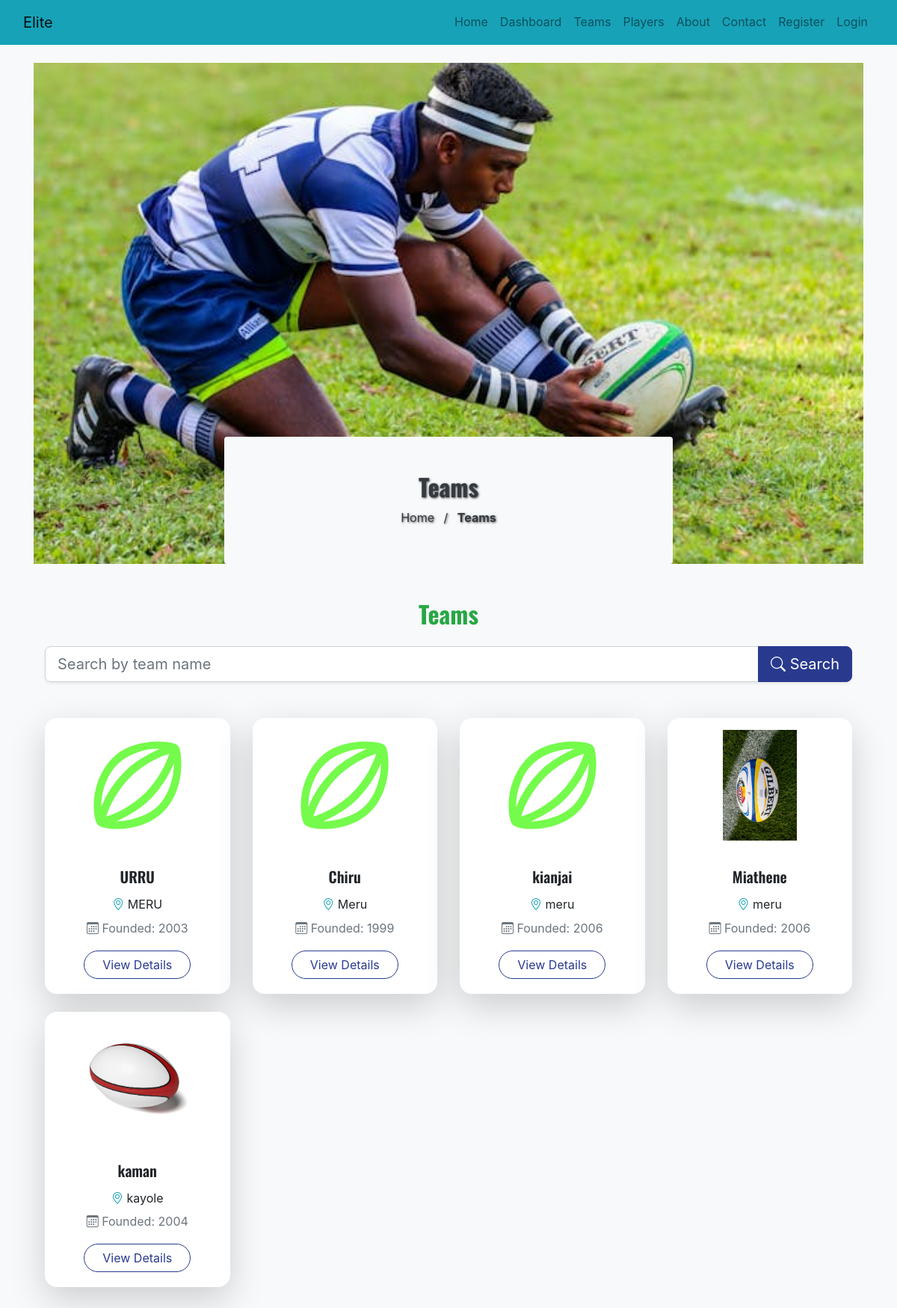
The page /team_list/ on the database its author committed.
### Elite/models.py (models this page shows, shortened)
class Team(models.Model):
    name = models.CharField(max_length=100, unique=True, verbose_name="Team Name")
    location = models.CharField(max_length=100, verbose_name="Team Location")
    founded_year = models.PositiveIntegerField(validators=[MinValueValidator(1800), MaxValueValidator(datetime.date.today().year)])
    coach = models.CharField(max_length=100)
    league = models.ForeignKey('League', on_delete=models.SET_NULL, null=True, blank=True,)
    logo = models.ImageField(upload_to='team_logo', null=True, blank=True, default ='team_logo/main_logo.svg')

### Elite/views.py (the view)
# urls.py: path('team_list/', views.team_list, name='team_list'),
def team_list(request):
    query = request.GET.get('name', '')
    if query:
        teams = Team.objects.filter(name__icontains=query)
    else:
        teams =  Team.objects.all()
    context ={'teams': teams}
    return render(request, "base/team_list.html", context)

### Elite/templates/base/team_list.html (shortened to what this page needs)
{% extends "main.html" %}
{% block content %}
{% load static %}
<div class="row">
    <div class="col-lg-12 ">
        <div class="hero-wrap text-center d-flex align-items-center justify-content-center"
             style="background-image: url('{% static 'images/img_11.jpeg' %}'); background-size: cover; background-position: center; height: 60vh;"
             data-stellar-background-ratio="0.5">
            <div class="hero-contents py-5 px-4 rounded bg-light bg-opacity-75"
            style="background-color: info;">
                <h2 class="text-dark fw-bold">Teams</h2>
                <p class="mb-0">
                    <a href="{% url 'home' %}" class="text-dark text-decoration-none">Home</a>
                    <span class="mx-2 text-dark">/</span>
                    <strong class="text-dark">Teams</strong>
                </p>
            </div>
        </div>
    </div>
</div>
<div class="container my-5">
  <h2 class="text-center mb-4 fw-bold text-success">Teams</h2>
  <form method="GET" class="mb-5">
    <div class="input-group input-group-lg shadow-sm rounded-3">
      <input type="text" name="name" class="form-control rounded-start-3" placeholder="Search by team name">
      <button class="btn btn-primary rounded-end-3" type="submit"><i class="bi bi-search"></i> Search</button>
    </div>
  </form>
  <div class="row g-4">
    {% for team in teams %}
    <div class="col-md-6 col-lg-3">
      <div class="card shadow-lg border-0 rounded-4 h-100 team-card transition">
        {% if team.logo %}
        <img src="{{ team.logo.url }}" class="card-img-top p-3" alt="{{ team.name }} Logo" style="height: 180px; object-fit: contain;">
        {% else %}
        <img src="{{ MEDIA_URL }}team_logo/main_logo.svg" class="card-img-top p-3" alt="Default Logo" style="height: 180px; object-fit: contain;">
        {% endif %}
        <div class="card-body text-center">
          <h5 class="card-title fw-semibold">{{ team.name }}</h5>
          <p class="card-text mb-1"><i class="bi bi-geo-alt text-info"></i> {{ team.location }}</p>
          <p class="text-muted mb-2"><i class="bi bi-calendar3"></i> Founded: {{ team.founded_year }}</p>
          <a href="{% url 'team_detail' team.id %}" class="btn btn-outline-primary rounded-pill px-4 mt-2">View Details</a>
        </div>
      </div>
    </div>
    {% empty %}
    <p class="text-center text-muted fs-5">No teams found.</p>
    {% endfor %}
  </div>
</div>
{% endblock %}

### Elite/static/css/style.css (style rules this page uses)
body { line-height: 1.7; font-weight: 400; font-size: 1rem; font-family: -apple-system, BlinkMacSystemFont, "Segoe UI", Roboto, "Helvetica Neue", Arial, "Noto Sans", sans-serif, "Apple Color Emoji", "Segoe UI Emoji", "Segoe UI Symbol", "Noto Color Emoji"; background: #222831; }
h1, h2, h3, h4, h5, h6, .site-logo { font-family: 'Oswald', sans-serif; }
a { -webkit-transition: .3s all ease; -o-transition: .3s all ease; transition: .3s all ease; }
.btn { position: relative; top: 0; }
.btn.btn-primary { color: #fff; }
.form-control { height: 47px; }
.hero-wrap { background-position: top center; height: 70vh; min-height: 670px; position: relative; }
.hero-wrap .hero-contents { position: absolute; bottom: 0; left: 0; max-width: 600px; background: #fff; padding: 50px; }
.hero-wrap .hero-contents:before, .hero-wrap .hero-contents:after { position: absolute; content: ""; background: #293A8E; bottom: 0; left: 0; }
.hero-wrap .hero-contents:before { width: 20px; height: 50px; }
.hero-wrap .hero-contents:after { height: 20px; width: 50px; background: #FFDC3D; }
.hero-wrap .hero-contents p { color: gray; }
.hero-wrap.text-center .hero-contents { padding: 30px 50px; left: 50%; -webkit-transform: translateX(-50%); -ms-transform: translateX(-50%); transform: translateX(-50%); width: 90%; }
.hero-wrap.text-center .hero-contents:before, .hero-wrap.text-center .hero-contents:after { display: none; }

### Elite/templates/base/team_list.html (style rules this page uses)
.hero-wrap { position: relative; background-size: cover; background-position: center; height: 60vh; display: flex; align-items: center; justify-content: center; text-shadow: 1px 1px 3px rgba(0, 0, 0, 0.7); }
.hero-contents { max-width: 700px; }
.team-card { transition: transform 0.18s, box-shadow 0.18s; }

### rows shown on the page
Team: name "URRU", location "MERU", founded_year "2003"
Team: name "Chiru", location "Meru", founded_year "1999"
Team: logo (picture), name "kianjai", location "meru", founded_year "2006"
Team: logo (picture), name "Miathene", location "meru", founded_year "2006"
Team: logo (picture), name "kaman", location "kayole", founded_year "2004"
